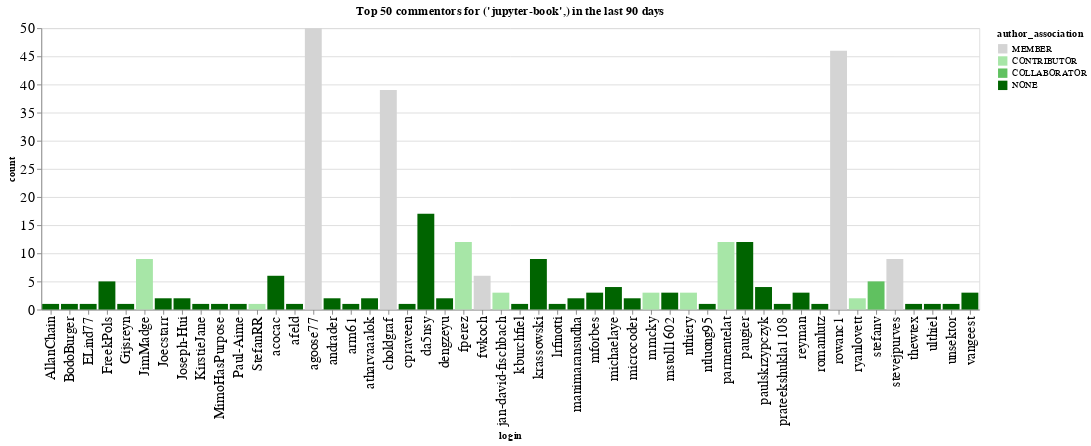

The notebook cell this image was saved under:
### Code cell
n_plot = 50
charts = []
for ii, (iorg, idata) in enumerate(commentors.groupby(['org'])):
    title = f"Top {n_plot} commentors for {iorg} in the last {n_days} days"
    idata = idata.groupby('login', as_index=False).agg({'count': 'sum', 'author_association': 'first'})
    idata = idata.sort_values('count', ascending=False).head(n_plot)
    ch = alt.Chart(data=idata.head(n_plot), title=title).mark_bar().encode(
        x='login',
        y='count',
        color=alt.Color('author_association', scale=alt.Scale(domain=author_types, range=author_colors))
    )
    charts.append(ch)
alt.hconcat(*charts)

### Figure 1 — Vega-Lite specification as saved in the notebook (floating-point values rounded to 4 significant figures)
{"config": {"axisLeft": {"labelFontSize": 15}, "axisBottom": {"labelFontSize": 15}}, "hconcat": [{"mark": {"type": "bar"}, "encoding": {"color": {"field": "author_association", "scale": {"domain": ["MEMBER", "CONTRIBUTOR", "COLLABORATOR", "NONE"], "range": ["rgb(211.82745098039214, 211.82745098039214, 211.82745098039214)", "rgb(166.98562091503268, 229.89803921568628, 166.98562091503268)", "rgb(96.37647058823529, 192.75294117647059, 96.37647058823529)", "rgb(0.0, 100.3921568627451, 0.0)"]}, "type": "nominal"}, "x": {"field": "login", "type": "nominal"}, "y": {"field": "count", "type": "quantitative"}}, "title": "Top 50 commentors for ('jupyter-book',) in the last 90 days"}], "data": {"name": "data-baae71b3bbc3a1bdd571ff97e7822ab7"}, "$schema": "https://vega.github.io/schema/vega-lite/v5.20.1.json", "datasets": {"data-baae71b3bbc3a1bdd571ff97e7822ab7": [{"login": "agoose77", "count": 50, "author_association": "MEMBER"}, {"login": "rowanc1", "count": 46, "author_association": "MEMBER"}, {"login": "choldgraf", "count": 39, "author_association": "MEMBER"}, {"login": "da5nsy", "count": 17, "author_association": "NONE"}, {"login": "paugier", "count": 12, "author_association": "NONE"}, {"login": "fperez", "count": 12, "author_association": "CONTRIBUTOR"}, {"login": "parmentelat", "count": 12, "author_association": "CONTRIBUTOR"}, {"login": "krassowski", "count": 9, "author_association": "NONE"}, {"login": "JimMadge", "count": 9, "author_association": "CONTRIBUTOR"}, {"login": "stevejpurves", "count": 9, "author_association": "MEMBER"}, {"login": "fwkoch", "count": 6, "author_association": "MEMBER"}, {"login": "acocac", "count": 6, "author_association": "NONE"}, {"login": "stefanv", "count": 5, "author_association": "COLLABORATOR"}, {"login": "FreekPols", "count": 5, "author_association": "NONE"}, {"login": "michaelaye", "count": 4, "author_association": "NONE"}, {"login": "paulskrzypczyk", "count": 4, "author_association": "NONE"}, {"login": "nthiery", "count": 3, "author_association": "CONTRIBUTOR"}, {"login": "mstoll1602", "count": 3, "author_association": "NONE"}, {"login": "mmcky", "count": 3, "author_association": "CONTRIBUTOR"}, {"login": "jan-david-fischbach", "count": 3, "author_association": "CONTRIBUTOR"}, {"login": "mforbes", "count": 3, "author_association": "NONE"}, {"login": "vangeest", "count": 3, "author_association": "NONE"}, {"login": "reyman", "count": 3, "author_association": "NONE"}, {"login": "dengzeyu", "count": 2, "author_association": "NONE"}, {"login": "atharvaaalok", "count": 2, "author_association": "NONE"}, {"login": "andrader", "count": 2, "author_association": "NONE"}, {"login": "ryanlovett", "count": 2, "author_association": "CONTRIBUTOR"}, {"login": "Joseph-Hui", "count": 2, "author_association": "NONE"}, {"login": "Joecstarr", "count": 2, "author_association": "NONE"}, {"login": "microcoder", "count": 2, "author_association": "NONE"}, {"login": "manimaransudha", "count": 2, "author_association": "NONE"}, {"login": "prateekshukla1108", "count": 1, "author_association": "NONE"}, {"login": "romanlutz", "count": 1, "author_association": "NONE"}, {"login": "ntluong95", "count": 1, "author_association": "NONE"}, {"login": "thewtex", "count": 1, "author_association": "NONE"}, {"login": "ulthiel", "count": 1, "author_association": "NONE"}, {"login": "unsektor", "count": 1, "author_association": "NONE"}, {"login": "lrfinotti", "count": 1, "author_association": "NONE"}, {"login": "AllanChain", "count": 1, "author_association": "NONE"}, {"login": "kburchfiel", "count": 1, "author_association": "NONE"}, {"login": "cpraveen", "count": 1, "author_association": "NONE"}, {"login": "BodoBurger", "count": 1, "author_association": "NONE"}, {"login": "ELind77", "count": 1, "author_association": "NONE"}, {"login": "Gijsreyn", "count": 1, "author_association": "NONE"}, {"login": "KirstieJane", "count": 1, "author_association": "NONE"}, {"login": "MimoHasPurpose", "count": 1, "author_association": "NONE"}, {"login": "Paul-Aime", "count": 1, "author_association": "NONE"}, {"login": "StefanRR", "count": 1, "author_association": "CONTRIBUTOR"}, {"login": "afeld", "count": 1, "author_association": "NONE"}, {"login": "arm61", "count": 1, "author_association": "NONE"}]}}
